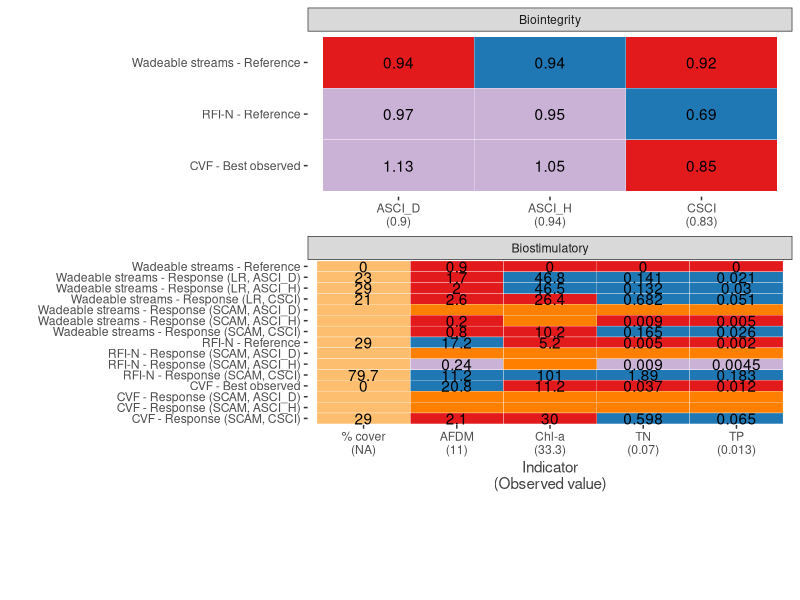
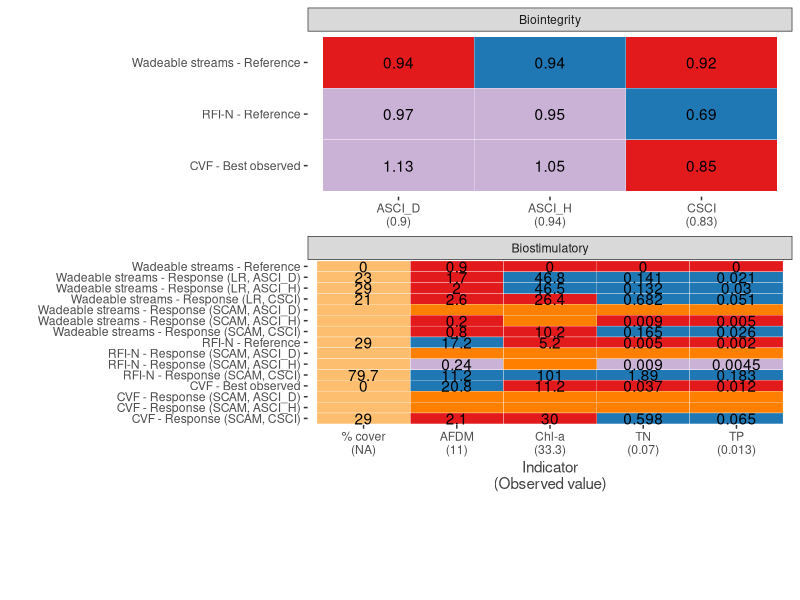

Source code (R) for these figures, in order: (Note: this script raises an error after producing the figures.)
library(tidyverse)

##########Load threshold table##########
thresh_df<-read_csv("Data/mod_channel_thresholds.csv") %>%
  mutate(Class = factor(Class, levels=c("Wadeable streams","RFI-N","RFI-S","CVF","HB","SB2","SB1","SB0","CC")),
         Approach = factor(Approach, levels=c("Reference","Best observed","Response")),
         Response_model_form = factor(Response_model_form, levels=c("LR","SCAM")),
         Response_model_index = factor(Response_model_index, levels=c("ASCI_D","ASCI_H","CSCI")),
         Approach4 = case_when(Approach!="Response"~paste0(Class," - ",Approach),
                               Approach=="Response"~paste0(Class," - ",Approach," (",Response_model_form,", ", Response_model_index,")"),
                               T~"OTHER")
  ) %>%
  arrange(Class,
          Approach,
          Response_model_form,
          Response_model_index) 

##########Get User Inputs##########
#####Input observations#####
#Example user input from Elder Creek
obs_df<- tibble(
  Indicator=c("CSCI","ASCI_D","ASCI_H",
              "TN","TP","Chl-a","AFDM","% cover"),
  Observed_value = c(0.39, 0.97, 1.02,
                     0.79, 1.03, 13.26, 9.2, NA_real_)
)

#Example user input from Magpie Creek
obs_df<- tibble(
  Indicator=c("CSCI","ASCI_D","ASCI_H",
              "TN","TP","Chl-a","AFDM","% cover"),
  Observed_value = c(0.21, 0.92, 0.82,
                     0.64, 0.20, 154, 83, 41)
)

#Example user input from Pine Creek
obs_df<- tibble(
  Indicator=c("CSCI","ASCI_D","ASCI_H",
              "TN","TP","Chl-a","AFDM","% cover"),
  Observed_value = c(0.83, 0.9, 0.94,
                     0.07, 0.013, 33.3, 11, NA_real_)
)

#####Input Classes#####
#Get relevant classes from user
applicable_classes<-c("Wadeable streams", #Always
                      "RFI-N", #optional
                      "CVF") #optional

applicable_classes %in% thresh_df$Class

#####Input Stringency#####
#Get stringency from user
stringency_user<-c("High")



##########Prepare data##########
my_thresh_df<-thresh_df %>%
  filter(Class %in%applicable_classes) %>%
  filter(Stringency %in% stringency_user) %>%
  inner_join(obs_df) %>%
  mutate(Threshold_pass = case_when(
    is.na(Observed_value)~"No data",
    is.na(Threshold_value)~"No threshold identified",
    Indicator_Type == "Biointegrity" & Threshold_value > Observed_value & is.na(Flag) ~ "Fails",
    Indicator_Type == "Biointegrity" & Threshold_value <= Observed_value & is.na(Flag) ~ "Passes",
    Indicator_Type == "Biointegrity" & Threshold_value > Observed_value & !is.na(Flag) ~ "Fails but flagged",
    Indicator_Type == "Biointegrity" & Threshold_value <= Observed_value & !is.na(Flag) ~ "Passes flagged",
    
    Indicator_Type == "Biostimulatory" & Threshold_value < Observed_value & is.na(Flag) ~ "Fails",
    Indicator_Type == "Biostimulatory" & Threshold_value >= Observed_value & is.na(Flag) ~ "Passes",
    Indicator_Type == "Biostimulatory" & Threshold_value < Observed_value & !is.na(Flag) ~ "Fails but flagged",
    Indicator_Type == "Biostimulatory" & Threshold_value >= Observed_value & !is.na(Flag) ~ "Passes flagged",
    
    T~"Other"),
    obs_label = paste0(Indicator,"\n(",Observed_value,")")
  )
my_thresh_df$Threshold_pass<-factor(my_thresh_df$Threshold_pass,
                                    levels=c("Passes","Passes flagged",
                                             "Fails","Fails but flagged",
                                             "No threshold identified",
                                             "No data"))

my_thresh_df$Approach4<-factor(my_thresh_df$Approach4, 
                               levels = my_thresh_df$Approach4 %>%
                                 unique() %>%
                                 rev())





assessment_plot<-ggplot(data=my_thresh_df, 
       aes(x=obs_label, y=Approach4))+
  geom_tile(aes(fill=Threshold_pass), color="white")+
  geom_text(aes(label=Threshold_value))+
  facet_wrap(~Indicator_Type, ncol=1, scales="free", drop = T)+
  # facet_grid(Indicator_Type~.,  scales="free", drop = T, space="free")+
  # scale_fill_manual(values=c("#1f78b4", "#a6cee3","#e31a1c","#fb9a99","#ff7f00","#fdbf6f"), name="Threshold")+
  scale_fill_manual(values=c("#1f78b4", "#a6cee3","#e31a1c","#cab2d6","#ff7f00","#fdbf6f"), name="Threshold", drop=F)+
  ylab("")+
  xlab("Indicator\n(Observed value)")+
  theme_bw()+
  theme(legend.position = "bottom",
        panel.grid = element_blank(),
        panel.border = element_blank(),
        axis.title.x = element_text(color="gray25"))

library(cowplot)
assessment_plot_cow<-cowplot::plot_grid(assessment_plot +
                     theme(legend.position = "none"),
                   cowplot::get_legend(assessment_plot),
                   nrow=2, rel_heights=c(1,.2))
assessment_plot_cow
ggsave(assessment_plot_cow, filename="Figures/assessment_plot_PINE.jpg", dpi=300, height=7.5, width=6.5)



##########Add custom thresholds##########
FindThresholds(goal=.6, index="CSCI")
thresh_df %>% filter(Response_model_form=="SCAM")
#Get Index, Goal, and Class Name
CustomThreshold<-function(goal_asci_d=NA_real_, goal_asci_h=NA_real_, goal_csci=NA_real_, class="Custom class"){
  asci_d_xdf=FindThresholds(goal=goal_asci_d, index = "ASCI_D") %>%
    transmute(Class=class,
              Class_fullname=class,
              Approach="Response",
              Response_model_form = "SCAM",
              Response_model_index= "ASCI_D",
              Response_model_goal=goal_asci_d,
              Response_model_detail=paste0("Additive model, 50% probability of attaining ASCI_D score above ",goal_asci_d,"."),
              Approach2="Response SCAM ASCI_D",
              Approach3=paste0("Response (SCAM) ASCI_D ",class),
              Stringency="Custom",
              Indicator_Type="Biostimulatory",
              Indicator=Stressor_brief,
              Threshold_value=Threshold_candidate,
              Approach4=paste0(class," - Response (SCAM, ASCI_D)")
              ) %>%
    bind_rows(
      tibble(
        Class=class,
        Class_fullname=class,
        Approach="User-specified",
        Response_model_form = NA_character_,
        Response_model_index= NA_character_,
        Response_model_goal=NA_real_,
        Response_model_detail=NA_character_,
        Approach2="User-specified",
        Approach3="User-specified",
        Stringency="Custom",
        Indicator_Type="Biointegrity",
        Indicator="ASCI_D",
        Threshold_value=goal_asci_d,
        Approach4="User-specified")
    )
  
  asci_h_xdf=FindThresholds(goal=goal_asci_h, index = "ASCI_H") %>%
    transmute(Class=class,
              Class_fullname=class,
              Approach="Response",
              Response_model_form = "SCAM",
              Response_model_index= "ASCI_H",
              Response_model_goal=goal_asci_h,
              Response_model_detail=paste0("Additive model, 50% probability of attaining ASCI_H score above ",goal_asci_h,"."),
              Approach2="Response SCAM ASCI_H",
              Approach3=paste0("Response (SCAM) ASCI_H ",class),
              Stringency="Custom",
              Indicator_Type="Biostimulatory",
              Indicator=Stressor_brief,
              Threshold_value=Threshold_candidate,
              Approach4=paste0(class," - Response (SCAM, ASCI_H)")
    ) %>%
    bind_rows(
      tibble(
        Class=class,
        Class_fullname=class,
        Approach="User-specified",
        Response_model_form = NA_character_,
        Response_model_index= NA_character_,
        Response_model_goal=NA_real_,
        Response_model_detail=NA_character_,
        Approach2="User-specified",
        Approach3="User-specified",
        Stringency="Custom",
        Indicator_Type="Biointegrity",
        Indicator="ASCI_H",
        Threshold_value=goal_asci_h,
        Approach4="User-specified")
    )
  
  csci_xdf=FindThresholds(goal=goal_asci_h, index = "CSCI") %>%
    transmute(Class=class,
              Class_fullname=class,
              Approach="Response",
              Response_model_form = "SCAM",
              Response_model_index= "CSCI",
              Response_model_goal=goal_asci_h,
              Response_model_detail=paste0("Additive model, 50% probability of attaining CSCI score above ",goal_csci,"."),
              Approach2="Response SCAM CSCI",
              Approach3=paste0("Response (SCAM) CSCI ",class),
              Stringency="Custom",
              Indicator_Type="Biostimulatory",
              Indicator=Stressor_brief,
              Threshold_value=Threshold_candidate,
              Approach4=paste0(class," - Response (SCAM, CSCI)")
    ) %>%
    bind_rows(
      tibble(
        Class=class,
        Class_fullname=class,
        Approach="User-specified",
        Response_model_form = NA_character_,
        Response_model_index= NA_character_,
        Response_model_goal=NA_real_,
        Response_model_detail=NA_character_,
        Approach2="User-specified",
        Approach3="User-specified",
        Stringency="Custom",
        Indicator_Type="Biointegrity",
        Indicator="CSCI",
        Threshold_value=goal_csci,
        Approach4="User-specified")
    )
      
  bind_rows(asci_d_xdf ,asci_h_xdf, csci_xdf)
  
}
thresh_df %>%
  bind_rows(CustomThreshold(goal_asci_d = .7,goal_asci_h=.8, goal_csci=.9)) %>%
  filter(Class=="Custom class")


